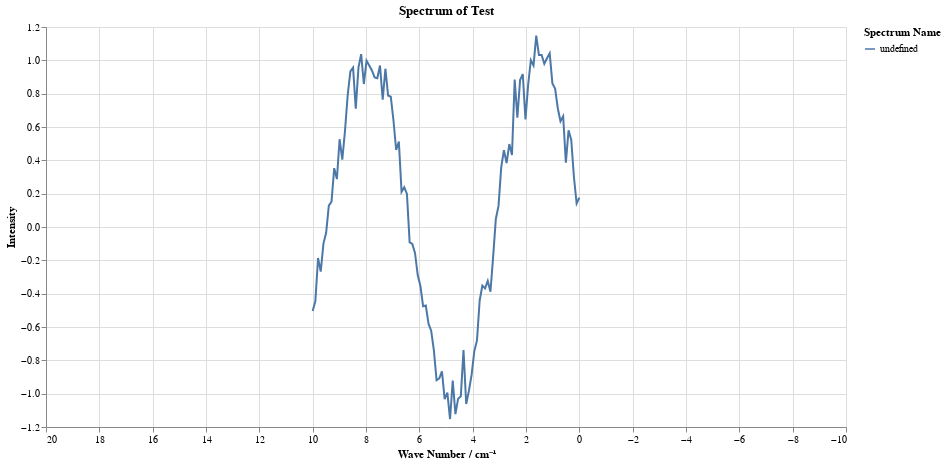

Notebook source saved alongside this figure:
### Markdown cell above
## Moving Average Filtering

A formula for a simple moving average is given by 

\begin{equation}
\bar{y}_t = \frac{y_t + y_{t-1} + ... + y_{t-n-1}}{n}
\end{equation}

Where $y$ is the variable, and we define a window which then determines the average we are taking.

### Code cell
np.random.seed(0)

x = np.linspace(0,10,100)
y = np.sin(x) + np.random.normal(0, 0.1, x.size)
data = np.array([x, y]).T

spectrum = spec_tools.Spectrum("Test",data)
spectrum.plot_spectrum(interactive=False)

### Figure 1 — Vega-Lite specification as saved in the notebook (floating-point values rounded to 4 significant figures)
{"config": {"view": {"continuousWidth": 300, "continuousHeight": 300}}, "data": {"name": "data-bd5c64160858330067cc6221599f900c"}, "mark": {"type": "line"}, "encoding": {"color": {"field": "legend", "legend": {"title": "Spectrum Name"}, "type": "nominal"}, "x": {"axis": {"format": "0.0f"}, "field": "x", "scale": {"domain": [-10.0, 20.0]}, "sort": "descending", "title": "Wave Number / cm⁻¹", "type": "quantitative"}, "y": {"field": "y", "title": "Intensity", "type": "quantitative"}}, "height": 400, "title": "Spectrum of Test", "width": 800, "$schema": "https://vega.github.io/schema/vega-lite/v5.20.1.json", "datasets": {"data-bd5c64160858330067cc6221599f900c": [{"x": 0.0, "y": 0.1764, "Legend": "Test"}, {"x": 0.101, "y": 0.1409, "Legend": "Test"}, {"x": 0.202, "y": 0.2985, "Legend": "Test"}, {"x": 0.303, "y": 0.5225, "Legend": "Test"}, {"x": 0.404, "y": 0.5799, "Legend": "Test"}, {"x": 0.5051, "y": 0.3861, "Legend": "Test"}, {"x": 0.6061, "y": 0.6646, "Legend": "Test"}, {"x": 0.7071, "y": 0.6345, "Legend": "Test"}, {"x": 0.8081, "y": 0.7126, "Legend": "Test"}, {"x": 0.9091, "y": 0.83, "Legend": "Test"}, {"x": 1.01, "y": 0.8613, "Legend": "Test"}, {"x": 1.111, "y": 1.042, "Legend": "Test"}, {"x": 1.212, "y": 1.012, "Legend": "Test"}, {"x": 1.313, "y": 0.9792, "Legend": "Test"}, {"x": 1.414, "y": 1.032, "Legend": "Test"}, {"x": 1.515, "y": 1.032, "Legend": "Test"}, {"x": 1.616, "y": 1.148, "Legend": "Test"}, {"x": 1.717, "y": 0.9688, "Legend": "Test"}, {"x": 1.818, "y": 1.001, "Legend": "Test"}, {"x": 1.919, "y": 0.8545, "Legend": "Test"}, {"x": 2.02, "y": 0.6454, "Legend": "Test"}, {"x": 2.121, "y": 0.9177, "Legend": "Test"}, {"x": 2.222, "y": 0.8817, "Legend": "Test"}, {"x": 2.323, "y": 0.6558, "Legend": "Test"}, {"x": 2.424, "y": 0.8844, "Legend": "Test"}, {"x": 2.525, "y": 0.4326, "Legend": "Test"}, {"x": 2.626, "y": 0.4974, "Legend": "Test"}, {"x": 2.727, "y": 0.3838, "Legend": "Test"}, {"x": 2.828, "y": 0.4615, "Legend": "Test"}, {"x": 2.929, "y": 0.3576, "Legend": "Test"}, {"x": 3.03, "y": 0.1266, "Legend": "Test"}, {"x": 3.131, "y": 0.0481, "Legend": "Test"}, {"x": 3.232, "y": -0.1794, "Legend": "Test"}, {"x": 3.333, "y": -0.3886, "Legend": "Test"}, {"x": 3.434, "y": -0.3234, "Legend": "Test"}, {"x": 3.535, "y": -0.368, "Legend": "Test"}, {"x": 3.636, "y": -0.3518, "Legend": "Test"}, {"x": 3.737, "y": -0.4409, "Legend": "Test"}, {"x": 3.838, "y": -0.6805, "Legend": "Test"}, {"x": 3.939, "y": -0.7461, "Legend": "Test"}, {"x": 4.04, "y": -0.8874, "Legend": "Test"}, {"x": 4.141, "y": -0.9834, "Legend": "Test"}, {"x": 4.242, "y": -1.062, "Legend": "Test"}, {"x": 4.343, "y": -0.7376, "Legend": "Test"}, {"x": 4.444, "y": -1.015, "Legend": "Test"}, {"x": 4.545, "y": -1.03, "Legend": "Test"}, {"x": 4.646, "y": -1.123, "Legend": "Test"}, {"x": 4.747, "y": -0.9216, "Legend": "Test"}, {"x": 4.848, "y": -1.152, "Legend": "Test"}, {"x": 4.949, "y": -0.9933, "Legend": "Test"}, {"x": 5.051, "y": -1.033, "Legend": "Test"}, {"x": 5.152, "y": -0.8664, "Legend": "Test"}, {"x": 5.253, "y": -0.9087, "Legend": "Test"}, {"x": 5.354, "y": -0.9195, "Legend": "Test"}, {"x": 5.455, "y": -0.7398, "Legend": "Test"}, {"x": 5.556, "y": -0.6223, "Legend": "Test"}, {"x": 5.657, "y": -0.5798, "Legend": "Test"}, {"x": 5.758, "y": -0.4715, "Legend": "Test"}, {"x": 5.859, "y": -0.4754, "Legend": "Test"}, {"x": 5.96, "y": -0.3542, "Legend": "Test"}, {"x": 6.061, "y": -0.288, "Legend": "Test"}, {"x": 6.162, "y": -0.1572, "Legend": "Test"}, {"x": 6.263, "y": -0.1019, "Legend": "Test"}, {"x": 6.364, "y": -0.09226, "Legend": "Test"}, {"x": 6.465, "y": 0.1982, "Legend": "Test"}, {"x": 6.566, "y": 0.2386, "Legend": "Test"}, {"x": 6.667, "y": 0.2111, "Legend": "Test"}, {"x": 6.768, "y": 0.512, "Legend": "Test"}, {"x": 6.869, "y": 0.4619, "Legend": "Test"}, {"x": 6.97, "y": 0.639, "Legend": "Test"}, {"x": 7.071, "y": 0.7815, "Legend": "Test"}, {"x": 7.172, "y": 0.789, "Legend": "Test"}, {"x": 7.273, "y": 0.9497, "Legend": "Test"}, {"x": 7.374, "y": 0.7634, "Legend": "Test"}, {"x": 7.475, "y": 0.9692, "Legend": "Test"}, {"x": 7.576, "y": 0.8931, "Legend": "Test"}, {"x": 7.677, "y": 0.8973, "Legend": "Test"}, {"x": 7.778, "y": 0.9392, "Legend": "Test"}, {"x": 7.879, "y": 0.9685, "Legend": "Test"}, {"x": 7.98, "y": 0.9977, "Legend": "Test"}, {"x": 8.081, "y": 0.8579, "Legend": "Test"}, {"x": 8.182, "y": 1.037, "Legend": "Test"}, {"x": 8.283, "y": 0.956, "Legend": "Test"}, {"x": 8.384, "y": 0.7093, "Legend": "Test"}, {"x": 8.485, "y": 0.9563, "Legend": "Test"}, {"x": 8.586, "y": 0.9335, "Legend": "Test"}, {"x": 8.687, "y": 0.7906, "Legend": "Test"}, {"x": 8.788, "y": 0.5767, "Legend": "Test"}, {"x": 8.889, "y": 0.4035, "Legend": "Test"}, {"x": 8.99, "y": 0.5267, "Legend": "Test"}, {"x": 9.091, "y": 0.2874, "Legend": "Test"}, {"x": 9.192, "y": 0.353, "Legend": "Test"}, {"x": 9.293, "y": 0.1523, "Legend": "Test"}, {"x": 9.394, "y": 0.1285, "Legend": "Test"}, {"x": 9.495, "y": -0.03448, "Legend": "Test"}, {"x": 9.596, "y": -0.09969, "Legend": "Test"}, {"x": 9.697, "y": -0.2678, "Legend": "Test"}, {"x": 9.798, "y": -0.186, "Legend": "Test"}, {"x": 9.899, "y": -0.4439, "Legend": "Test"}, {"x": 10.0, "y": -0.5038, "Legend": "Test"}]}}
